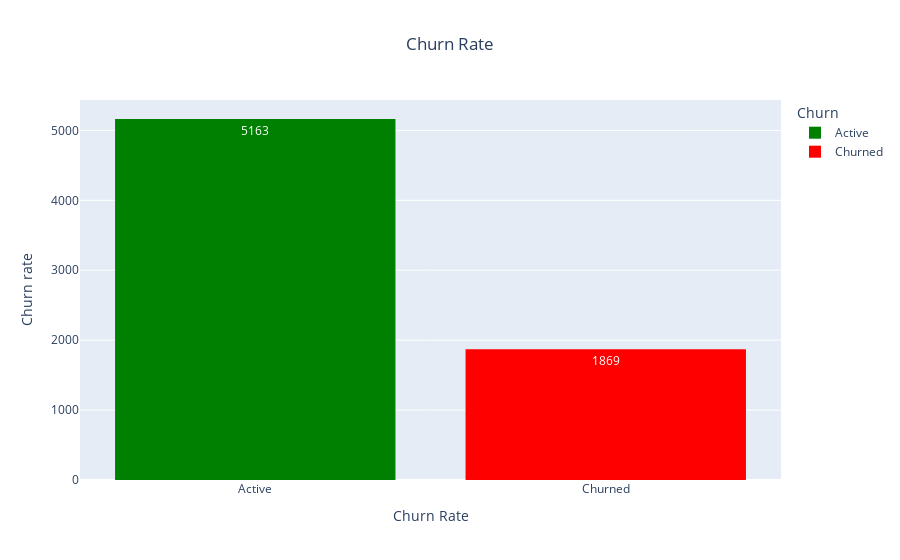

The code cell stored with this chart in its notebook:
### Code cell
comp_churn(data_norm, 'Churn', 'Churn Rate', 'Churn Rate', out=False)

### Figure 1 — Plotly figure (JSON) as saved in the notebook; plotly's stock layout.template omitted (floating-point values rounded to 4 significant figures; data arrays with more than 128 entries replaced by an {"elided": "..."} marker saying what was removed)
{"data": [{"bingroup": "x", "hovertemplate": "Churn=%{x}<br>count=%{y}<extra></extra>", "legendgroup": "Active", "marker": {"color": "green", "pattern": {"shape": ""}}, "name": "Active", "orientation": "v", "showlegend": true, "texttemplate": "%{value}", "type": "histogram", "x": {"elided": "5163 str values"}, "xaxis": "x", "yaxis": "y"}, {"bingroup": "x", "hovertemplate": "Churn=%{x}<br>count=%{y}<extra></extra>", "legendgroup": "Churned", "marker": {"color": "red", "pattern": {"shape": ""}}, "name": "Churned", "orientation": "v", "showlegend": true, "texttemplate": "%{value}", "type": "histogram", "x": {"elided": "1869 str values"}, "xaxis": "x", "yaxis": "y"}], "layout": {"bargap": 0.2, "barmode": "relative", "legend": {"title": {"text": "Churn"}, "tracegroupgap": 0}, "title": {"text": "Churn Rate", "x": 0.5}, "xaxis": {"anchor": "y", "categoryarray": ["Active", "Churned"], "categoryorder": "array", "domain": [0, 1], "title": {"text": "Churn Rate"}}, "yaxis": {"anchor": "x", "domain": [0, 1], "title": {"text": "Churn rate"}}}}
